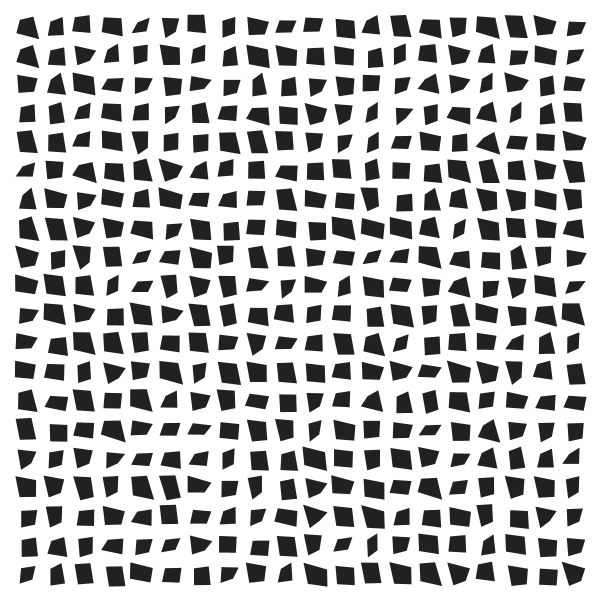
Frame 1 (no input)
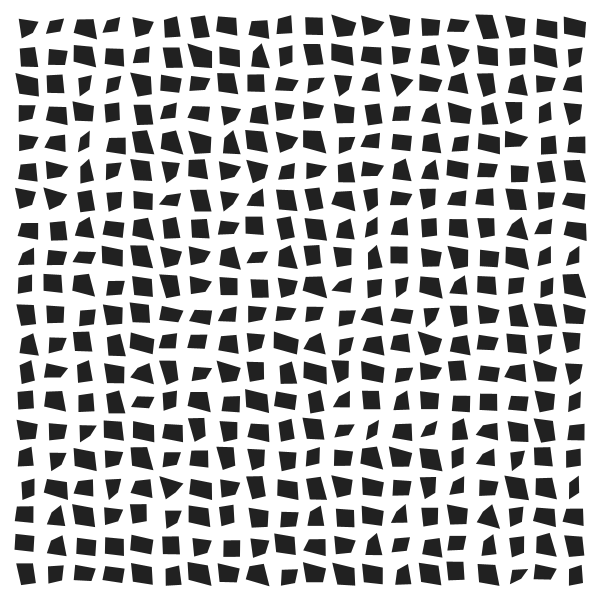
Frame 60 (the mouse pressed at the canvas centre just before this capture)
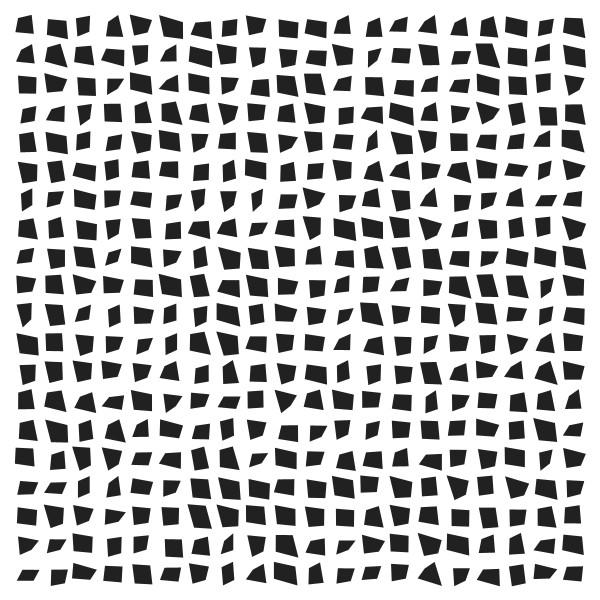
Frame 120 (the mouse held since frame 60 and released just before this capture)

The Processing sketch that drew these frames (run headless with seeded random() and noise(); from frame 60 on, the mouse is pressed at the canvas centre):

// Processing sketch: processing_104834
// ── processing_104834.pde

void setup() {
  size(600, 600);
  background(255);
}

void draw() {
  background(255);
  noStroke();
  fill(33);
  randomPos(20);
}

void randomPos(int amount) {
  float gutter = (height*width)/30000;
  int amountRow = amount;
  float colorG = 255/amount;
  float sizeX = ((width-gutter*2)/amountRow);
  float sizeY = ((height-gutter*2)/amountRow);
  
  float posX = gutter;
  float posY = gutter;
  
  for (int i=0; i < amountRow; i++) {
    for (int j=0; j < amountRow; j++) {
      translate (j*sizeX, i*sizeY);
      randomRect(posX, posY, sizeX, sizeY, gutter);
      translate(-j*sizeX, -i*sizeY);
    }
  }
}

void randomRect(float posX, float posY, float sizeX, float sizeY, float gutter) {
  float jitter;
  
  beginShape();
  
  jitter = random(gutter*0.2, gutter*0.9);
  vertex(posX+jitter, posY+jitter);
  
  jitter = random(gutter*0.2, gutter*0.9);
  vertex(sizeX+jitter, posY+jitter);
  
  jitter = random(gutter*0.2, gutter*0.9);
  vertex(sizeX+jitter, sizeY+jitter);
  
  jitter = random(gutter*0.2, gutter*0.9);
  vertex(posX+jitter, sizeY+jitter); 
  
  endShape(CLOSE);
}
